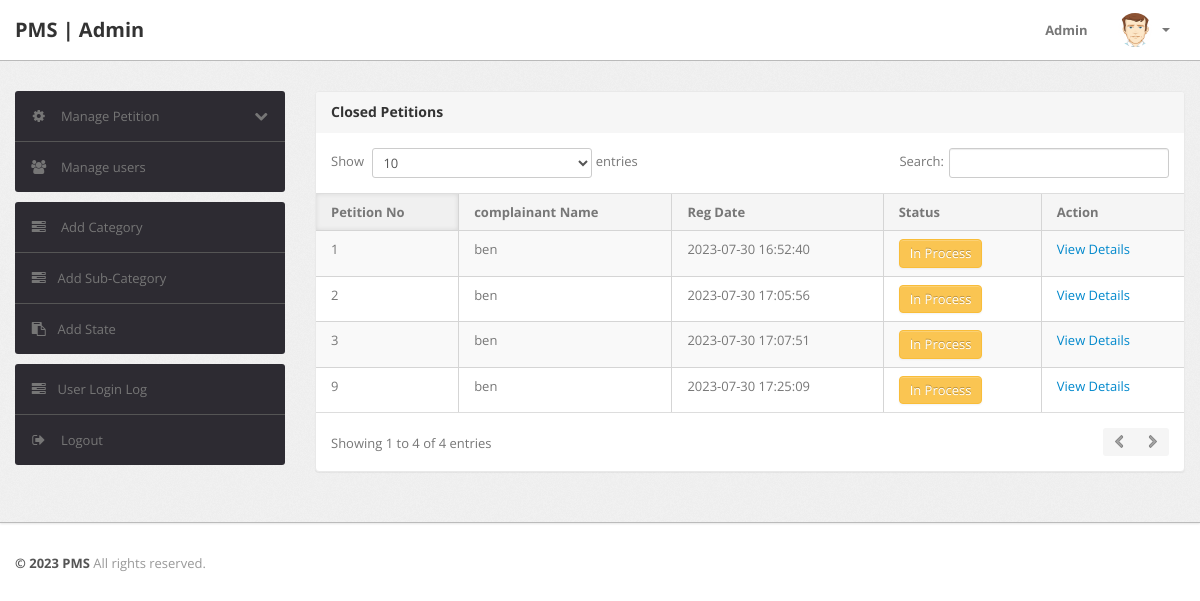
Page /admin/inprocess-petition.php (signed in) on the committed database.
### tables this page shows
CREATE TABLE IF NOT EXISTS `tblPetitions` (
  `PetitionNumber` int(11) NOT NULL,
  `userId` int(11) NOT NULL,
  `category` int(11) NOT NULL,
  `subcategory` varchar(255) NOT NULL,
  `PetitionType` varchar(255) NOT NULL,
  `state` varchar(255) NOT NULL,
  `noc` varchar(255) NOT NULL,
  `PetitionDetails` mediumtext NOT NULL,
  `PetitionFile` varchar(255) DEFAULT NULL,
  `regDate` timestamp NOT NULL DEFAULT CURRENT_TIMESTAMP,
  `status` varchar(50) DEFAULT NULL,
  `lastUpdationDate` timestamp NOT NULL DEFAULT '0000-00-00 00:00:00' ON UPDATE CURRENT_TIMESTAMP
);

CREATE TABLE IF NOT EXISTS `users` (
  `id` int(11) NOT NULL,
  `fullName` varchar(255) DEFAULT NULL,
  `userEmail` varchar(255) DEFAULT NULL,
  `password` varchar(255) DEFAULT NULL,
  `contactNo` bigint(11) DEFAULT NULL,
  `address` tinytext,
  `State` varchar(255) DEFAULT NULL,
  `country` varchar(255) DEFAULT NULL,
  `pincode` int(6) DEFAULT NULL,
  `userImage` varchar(255) DEFAULT NULL,
  `regDate` timestamp NOT NULL DEFAULT CURRENT_TIMESTAMP,
  `updationDate` timestamp NOT NULL DEFAULT '0000-00-00 00:00:00' ON UPDATE CURRENT_TIMESTAMP,
  `status` int(1) NOT NULL
);

### admin/inprocess-petition.php (the view, shortened to what this page needs)
<?php
include('include/config.php');
if(strlen($_SESSION['alogin'])==0)
	{
header('location:index.php');
}
else{
?>
<!DOCTYPE html>
<html lang="en">
<head>
	<link type="text/css" href="bootstrap/css/bootstrap.min.css" rel="stylesheet">
	<link type="text/css" href="bootstrap/css/bootstrap-responsive.min.css" rel="stylesheet">
	<link type="text/css" href="css/theme.css" rel="stylesheet">
	<link type="text/css" href="images/icons/css/font-awesome.css" rel="stylesheet">
</head>
<body>
<?php include('include/header.php');?>
	<div class="wrapper">
		<div class="container">
			<div class="row">
<?php include('include/sidebar.php');?>
			<div class="span9">
					<div class="content">
	<div class="module">
							<div class="module-head">
								<h3>Closed Petitions</h3>
							</div>
							<div class="module-body table">
								<table cellpadding="0" cellspacing="0" border="0" class="datatable-1 table table-bordered table-striped	 display" >
									<thead>
										<tr>
											<th>Petition No</th>
											<th> complainant Name</th>
											<th>Reg Date</th>
											<th>Status</th>
											<th>Action</th>
										</tr>
									</thead>
<tbody>
<?php
$st='in process';
$query=mysqli_query($con,"select tblPetitions.*,users.fullName as name from tblPetitions join users on users.id=tblPetitions.userId where tblPetitions.status='$st'");
while($row=mysqli_fetch_array($query))
{
?>
										<tr>
											<td><?php echo htmlentities($row['PetitionNumber']);?></td>
											<td><?php echo htmlentities($row['name']);?></td>
											<td><?php echo htmlentities($row['regDate']);?></td>
											<td><button type="button" class="btn btn-warning">In Process</button></td>
											<td>   <a href="Petition-details.php?cid=<?php echo htmlentities($row['PetitionNumber']);?>"> View Details</a>
											</td>
											</tr>
										<?php  } ?>
										</tbody>
								</table>
							</div>
						</div>
					</div>
				</div>
			</div>
		</div>
	</div>
<?php include('include/footer.php');?>
</body>
<?php } ?>

### rows in the picture
tblpetitions: PetitionNumber "1", userId.fullName "ben", regDate "2023-07-30 16:52:40"
tblpetitions: PetitionNumber "2", userId.fullName "ben", regDate "2023-07-30 17:05:56"
tblpetitions: PetitionNumber "3", userId.fullName "ben", regDate "2023-07-30 17:07:51"
tblpetitions: PetitionNumber "9", userId.fullName "ben", regDate "2023-07-30 17:25:09"
